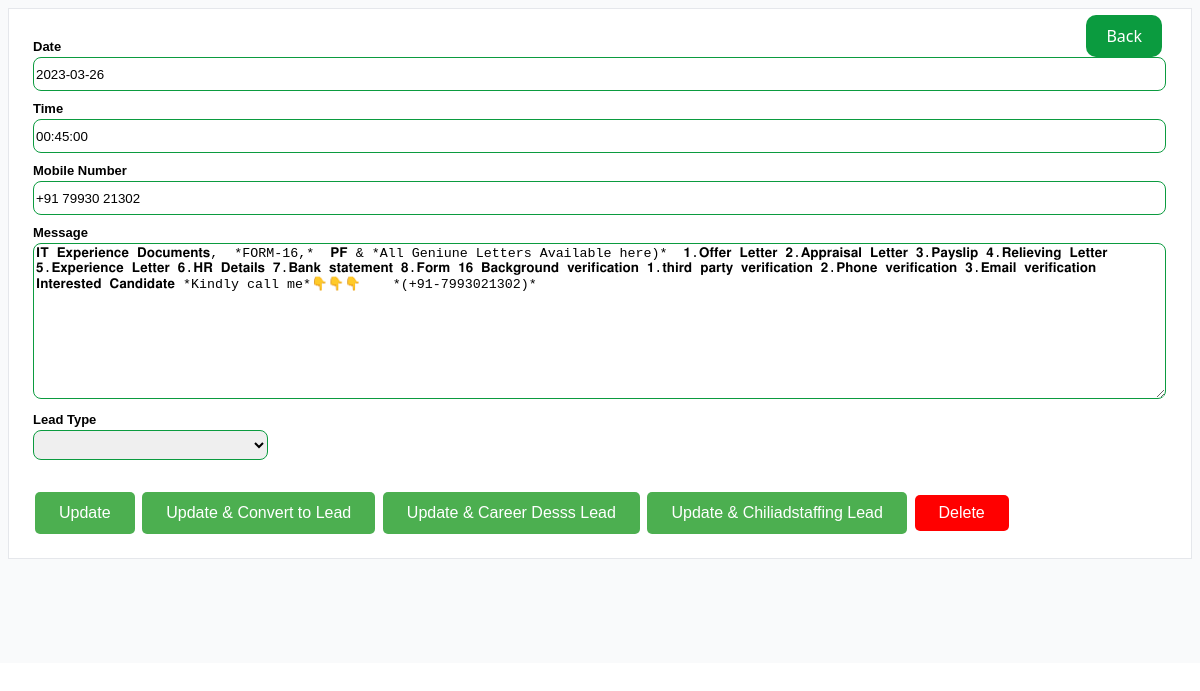
/leadedit/6, run on the app's committed database.
### core/models.py (models this page shows, shortened)
class Film(models.Model):
    date = models.TextField(blank=True)
    title = models.TextField(blank=True)
    year = models.TextField(blank=True)
    filmurl = models.TextField(blank=True)
    checkstatus = models.PositiveSmallIntegerField(default=1)
    dropdownlist = models.TextField(default="New")

### core/views.py (the view)
# urls.py: path('leadedit/<int:id>',views.leadedit,name="leadedit"),
def leadedit(request,id):
    object=Film.objects.get(id=id)
    return render(request,'leadsedit.html',{'object':object,})

### templates/leadsedit.html (shortened to what this page needs)
<!DOCTYPE html>
<html>
<head>
</head>
<body>
            <div class="bord_box">
                <div class="back_btnn">
                    <a class="back" href="{% url 'leads' %}">Back</a>
                </div>
            <form action="/leadupdate/{{object.id}}" method="POST">
                <ul class="form-style-1">
                    <li>
                      <label>Date</label>
                      <input type="text" class="field-long field-textarea" name="date" value="{{object.date}}">
                   </li>
                    <li>
                        <label>Time</label>
                        <input type="text" class="field-long field-textarea" name="title" value="{{object.title}}">
                    </li>
                    <li>
                        <label>Mobile Number</label>
                        <input type="text" class="field-long field-textarea" name="year" value="{{object.year}}">
                    </li>
                    <li>
                        <label>Message</label>
                        <textarea class="field-long field-textarea chat_area" style="height: 150px;" name="filmurl">{{object.filmurl}}</textarea>
                    </li>
                  <li>
                    <label for="id_locations">Lead Type</label>
                    <select  name="dropdownlist" id="dropdownlist" class="optio_n" required="" onchange="add_class_onchange()">
                    <option  value="{{object.dropdownlist}}" selected="">{{object.dropdownlist}}</option>
                    <option value="New">New</option>
                    </select>
                </li>
                <li>
                  <button type="submit" name="save_home">Update</button>
                  <button type="submit" name="save_convert">Update & Convert to Lead</button>
                  <button name="careerdesssapi" type="submit" class="btn btn-success">Update & Career Desss Lead</button>
                  <button name="chiliadstaffingapi" type="submit" class="btn btn-success">Update & Chiliadstaffing Lead</button>
                  <form id="myForm" action="" method="post">
                    <a href="#" class="delet_e_btn" onclick="showConfirmDialog()">Delete</a>
                  </form>
                </li>
                </ul>
            </form>
        </div>
</body>
</html>

### templates/leadsedit.html (style rules this page uses)
body { margin: 0px; padding: 0px; font-family: system-ui,-apple-system,"Segoe UI",Roboto,"Helvetica Neue","Noto Sans","Liberation Sans",Arial,sans-serif,"Apple Color Emoji","Segoe UI Emoji","Segoe UI Symbol","Noto Color Emoji"; }
.back { background: #0b9b3f; border: none; padding: 10px 20px; border-radius: 10px; color: #fff; width: 99.6%; }
.form-style-1 { padding: 20px 20px 20px 24px; margin: 0px; font: 13px "Lucida Sans Unicode", "Lucida Grande", sans-serif; }
.form-style-1 li { padding: 0; display: block; list-style: none; margin: 10px 0 0 0; }
.form-style-1 label { margin:0 0 3px 0; padding:0px; display:block; font-weight: bold; }
.form-style-1 .field-long { width: 99%; }
.form-style-1 .field-textarea { height: 30px; border: 1px solid #0b9b3f; border-radius: 8px; }
.bord_box { padding: 8px; background: #f9fafb; }
.bord_box form { border: 1px solid #e5e7eb; background: #fff; }
.back_btnn { position: absolute; right: 38px; top: 25px; }
.back { background: #0b9b3f; border: none; padding: 10px 20px; border-radius: 10px; color: #fff; text-decoration: none; }
.optio_n { border: 1px solid #0b9b3f; height: 30px; border-radius: 8px; margin-bottom: 18px; }
button[name="save_home"], button[name="save_convert"], button[name="save_continue"], button[name="chiliadstaffingapi"], button[name="careerdesssapi"] { background-color: #4CAF50; border: none; color: white; padding: 12px 24px; text-align: center; text-decoration: none; display: inline-block; font-size: 16px; margin: 4px 2px; cursor: pointer; border-radius: 5px; }
.delet_e_btn { background-color: red; text-decoration: none; border: none; color: white; padding: 9px 24px; text-align: center; text-decoration: none; display: inline-block; font-size: 16px; margin: 4px 2px; cursor: pointer; border-radius: 5px; }

### data on the page
Film: date "2023-03-26", title "00:45:00", year "+91 79930 21302", filmurl "𝐈𝐓 𝐄𝐱𝐩𝐞𝐫𝐢𝐞𝐧𝐜𝐞 𝐃𝐨𝐜𝐮𝐦𝐞𝐧𝐭𝐬, *FORM-16,* 𝐏𝐅 & *All Geniune Letters Available here)* 𝟏.𝐎𝐟𝐟𝐞𝐫 𝐋𝐞𝐭𝐭𝐞𝐫 𝟐.𝐀𝐩𝐩𝐫𝐚𝐢𝐬𝐚𝐥 𝐋𝐞𝐭𝐭𝐞𝐫 𝟑.𝐏𝐚𝐲𝐬𝐥𝐢𝐩 𝟒.𝐑𝐞𝐥𝐢𝐞𝐯𝐢𝐧𝐠 𝐋𝐞𝐭𝐭𝐞𝐫 𝟓.𝐄𝐱𝐩𝐞𝐫𝐢𝐞𝐧𝐜𝐞 𝐋𝐞𝐭𝐭𝐞𝐫 𝟔.𝐇𝐑 𝐃𝐞𝐭𝐚𝐢𝐥𝐬 𝟕.𝐁𝐚𝐧𝐤 𝐬𝐭𝐚𝐭𝐞𝐦𝐞𝐧𝐭 𝟖.𝐅𝐨𝐫𝐦 𝟏𝟔 𝐁𝐚𝐜𝐤𝐠𝐫𝐨𝐮𝐧𝐝 𝐯𝐞𝐫𝐢𝐟𝐢𝐜𝐚𝐭𝐢𝐨𝐧 𝟏.𝐭𝐡𝐢𝐫𝐝 𝐩𝐚𝐫𝐭𝐲 𝐯𝐞𝐫𝐢𝐟𝐢𝐜𝐚𝐭𝐢𝐨𝐧 𝟐.𝐏𝐡𝐨𝐧𝐞 𝐯𝐞𝐫𝐢𝐟𝐢𝐜𝐚𝐭𝐢𝐨𝐧 𝟑.𝐄𝐦𝐚𝐢𝐥 𝐯𝐞𝐫𝐢𝐟𝐢𝐜𝐚𝐭𝐢𝐨𝐧 𝐈𝐧𝐭𝐞𝐫𝐞𝐬𝐭𝐞𝐝 𝐂𝐚𝐧𝐝𝐢𝐝𝐚𝐭𝐞 *Kindly call me*👇👇👇 *(+91-7993021302)*"
